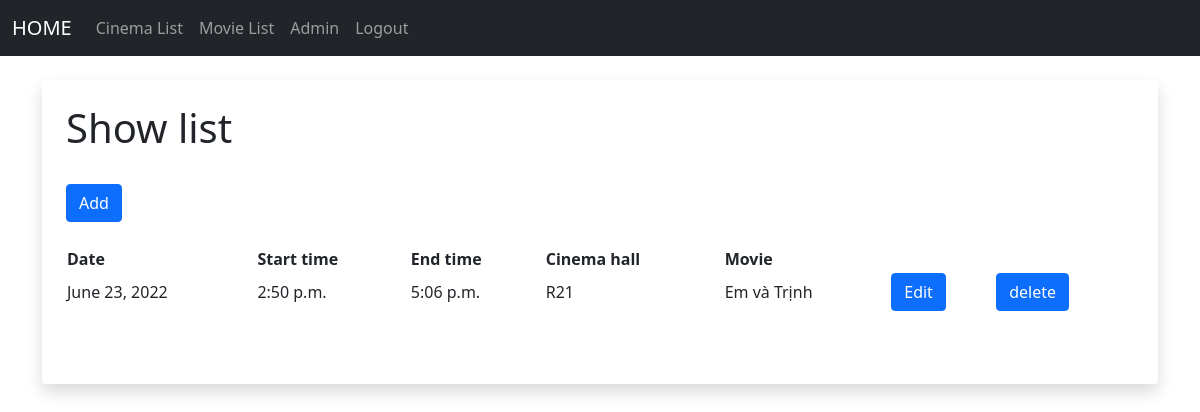
The page /show_list (signed in) on the database as committed earlier.
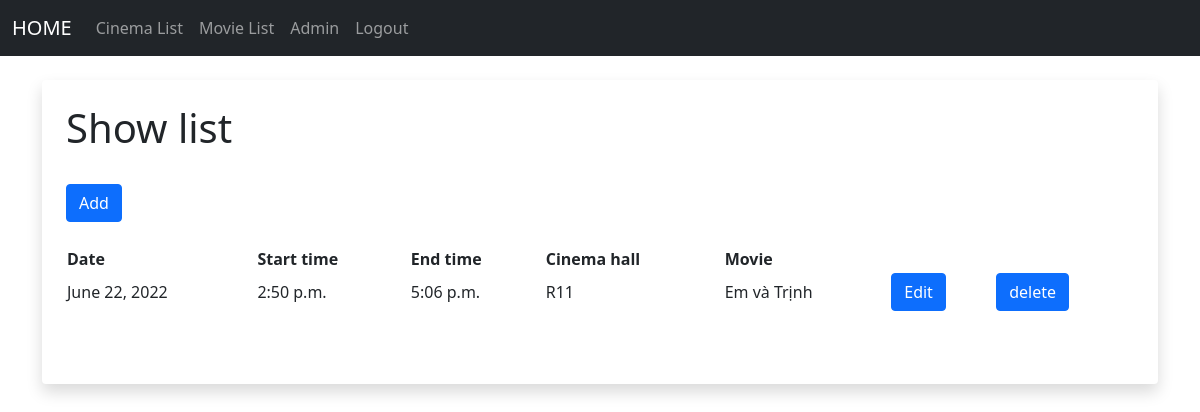
The same page on the database as committed later.
### members/models.py (models this page shows, shortened)
class Show(models.Model):
    date = models.DateField()
    start_time = models.TimeField()
    end_time = models.TimeField()
    cinema_hall_id = models.ForeignKey(Cinema_Hall, on_delete=models.CASCADE)
    movie_id = models.ForeignKey(Movie, on_delete=models.CASCADE)

class Cinema_Hall(models.Model):
    name = models.CharField(max_length=64)
    total_seats = models.IntegerField()
    cinema_id = models.ForeignKey(Cinema, on_delete=models.CASCADE)
    def __str__(self):
        return self.name

class Movie(models.Model):
    title = models.CharField(max_length=256)
    image = models.ImageField(upload_to = "images/")
    description = models.CharField(max_length=512)
    duration = models.IntegerField()
    released_date = models.DateField()
    genre = models.CharField(max_length=256)
    def __str__(self):
        return self.title

### members/views.py (the view)
# urls.py: path('show_list', views.get_all_show, name='show_list'),
def get_all_show(request):
    show_list = Show.objects.all()
    return render(request, 'ui/show_list.html', {'show_list':show_list})

### members/templates/ui/show_list.html (shortened to what this page needs)
{% extends 'ui/base.html' %}
{% block content %}
{% if user.is_superuser %}
	<div class="shadow p-4 mb-5 bg-body rounded">
	<h1>Show list</h1>
    <br/>
    <a href="{% url 'add_show' %}" class="btn btn-primary" role="button">Add</a>
    <br/>
<br/>
<div class="container">
  <div class="row">
    <table>
    <tr>
        <th>Date</th>
        <th>Start time</th>
        <th>End time</th>
        <th>Cinema hall</th>
        <th>Movie</th>
    </tr>
      {% for show in show_list %}
    <tr>
        <td>
          {{show.date}}
        </td>
        <td>
            {{show.start_time}}
        </td>
        <td>
            {{show.end_time}}
        </td>
        <td>
            {{show.cinema_hall_id}}
        </td>
        <td>
            {{show.movie_id}}
        </td>
        <td>
          <a href="{% url 'edit_show' show.id %}" class="btn btn-primary" role="button">Edit</a>
        </td>
        <td>
          <a href="{% url 'delete_show' show.id %}" class="btn btn-primary" role="button">delete</a>
        </td>
    </tr>
      {% endfor %}
    </table>
  </div>
</div>
<br/><br/>
{%else%}
<center>
    <h1>Sorry you don't have permission to access this page</h1>
    </center>
{% endif %}
{% endblock %}

### members/templates/ui/base.html (shortened to what this page needs)
<!doctype html>
<html lang="en">
  <head>
    <link href="https://cdn.jsdelivr.net/npm/bootstrap@5.0.0-beta1/dist/css/bootstrap.min.css" rel="stylesheet">
  </head>
  <body>
  	{% include 'ui/navbar.html' %}
    <br/>
    <div class="container">
      {% block content %}
      {% endblock %}
    </div>
  </body>
</html>

### members/templates/ui/navbar.html (shortened to what this page needs)
<nav class="navbar navbar-expand-lg navbar-dark bg-dark">
    <div class="container-fluid">
      <a class="navbar-brand" href="{% url 'home' %}" >HOME</a>
      <div class="collapse navbar-collapse" id="navbarSupportedContent">
        <ul class="navbar-nav me-auto mb-2 mb-lg-0">
          <li class="nav-item">
            <a class="nav-link" href="{% url 'cinema_list' %}">Cinema List</a>
          </li>
          <li class="nav-item">
            <a class="nav-link" href="{% url 'movie_list' %}">Movie List</a>
          </li>
        {% if user.is_authenticated %}
            {% if user.is_superuser %}
                <li class="nav-item">
                <a class="nav-link" href="{% url 'admin_page' %}">Admin</a>
            </li>
            {%endif %}
            <li class="nav-item">
                <a class="nav-link" href="{% url 'logout' %}">Logout</a>
            </li>
        {% endif %}
        </ul>
      </div>
    </div>
  </nav>

Rows that differ between the two databases and show on the page:
removed Show: date "June 23, 2022", start_time "2:50 p.m.", end_time "5:06 p.m.", cinema_hall_id "R21", movie_id "Em và Trịnh"
added Show: date "June 22, 2022", start_time "2:50 p.m.", end_time "5:06 p.m.", cinema_hall_id "R11", movie_id "Em và Trịnh"
